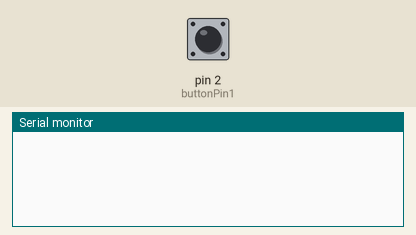
This sketch was run on a simulated Arduino Uno, built with avr-gcc and run on an emulated ATmega328P. On the bench: the last lines printed to the serial monitor. The test bench sets the inputs (shaded band); at power-on: pin 2 (buttonPin1) HIGH.

Above: at 1.2 s.
1.3 s: pin 2 (buttonPin1) pulled LOW for 0.15 s
At 2.7 s:
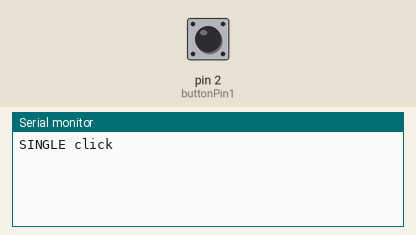
3.2 s: pin 2 (buttonPin1) pulled LOW for 1 s
At 4.2 s:
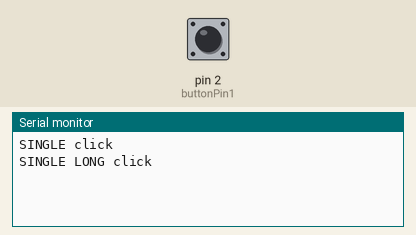
5.7 s: pin 2 (buttonPin1) pulsed LOW 2 times (0.12 s each, 0.3 s apart)
At 7.6 s:
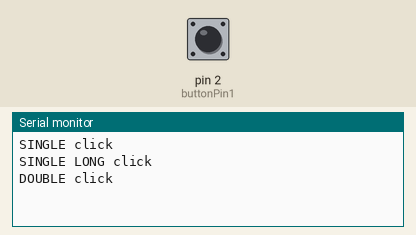

The sketch:

button_multi_click.ino
```cpp
// (licence header left out)
// -------- clickButton.h --------

#define CLICKBTN_PULLUP HIGH

class ClickButton
{
  public:
    ClickButton(uint8_t buttonPin);
    ClickButton(uint8_t buttonPin, boolean active);
    ClickButton(uint8_t buttonPin, boolean active, boolean internalPullup);
    void Update();
    int clicks;                   // button click counts to return
    boolean depressed;            // the currently debounced button (press) state (presumably it is not sad :)
    long debounceTime;
    long multiclickTime;
    long longClickTime;
  private:
    uint8_t _pin;                 // Arduino pin connected to the button
    boolean _activeHigh;          // Type of button: Active-low = 0 or active-high = 1
    boolean _btnState;            // Current appearant button state
    boolean _lastState;           // previous button reading
    int _clickCount;              // Number of button clicks within multiclickTime milliseconds
    long _lastBounceTime;         // the last time the button input pin was toggled, due to noise or a press
};

// -------- end clickButton.h --------


// -------- clickButton.cpp --------

ClickButton::ClickButton(uint8_t buttonPin)
{
  _pin           = buttonPin;
  _activeHigh    = LOW;           // Assume active-low button
  _btnState      = !_activeHigh;  // initial button state in active-high logic
  _lastState     = _btnState;
  _clickCount    = 0;
  clicks         = 0;
  depressed      = false;
  _lastBounceTime= 0;
  debounceTime   = 20;            // Debounce timer in ms
  multiclickTime = 250;           // Time limit for multi clicks
  longClickTime  = 1000;          // time until long clicks register
  pinMode(_pin, INPUT);
}


ClickButton::ClickButton(uint8_t buttonPin, boolean activeType)
{
  _pin           = buttonPin;
  _activeHigh    = activeType;
  _btnState      = !_activeHigh;  // initial button state in active-high logic
  _lastState     = _btnState;
  _clickCount    = 0;
  clicks         = 0;
  depressed      = 0;
  _lastBounceTime= 0;
  debounceTime   = 20;            // Debounce timer in ms
  multiclickTime = 250;           // Time limit for multi clicks
  longClickTime  = 1000;          // time until long clicks register
  pinMode(_pin, INPUT);
}

ClickButton::ClickButton(uint8_t buttonPin, boolean activeType, boolean internalPullup)
{
  _pin           = buttonPin;
  _activeHigh    = activeType;
  _btnState      = !_activeHigh;  // initial button state in active-high logic
  _lastState     = _btnState;
  _clickCount    = 0;
  clicks         = 0;
  depressed      = 0;
  _lastBounceTime= 0;
  debounceTime   = 20;            // Debounce timer in ms
  multiclickTime = 250;           // Time limit for multi clicks
  longClickTime  = 1000;          // time until "long" click register

  // Turn on internal pullup resistor if applicable
  if (_activeHigh == LOW && internalPullup == CLICKBTN_PULLUP)
    pinMode(_pin, INPUT_PULLUP);
  else
    pinMode(_pin, INPUT);
}


void ClickButton::Update()
{
  long now = (long)millis();      // get current time
  _btnState = digitalRead(_pin);  // current appearant button state

  // Make the button logic active-high in code
  if (!_activeHigh) _btnState = !_btnState;

  // If the switch changed, due to noise or a button press, reset the debounce timer
  if (_btnState != _lastState) _lastBounceTime = now;


  // debounce the button (Check if a stable, changed state has occured)
  if (now - _lastBounceTime > debounceTime && _btnState != depressed)
  {
    depressed = _btnState;
    if (depressed) _clickCount++;
  }

  // If the button released state is stable, report nr of clicks and start new cycle
  if (!depressed && (now - _lastBounceTime) > multiclickTime)
  {
    // positive count for released buttons
    clicks = _clickCount;
    _clickCount = 0;
  }

  // Check for "long click"
  if (depressed && (now - _lastBounceTime > longClickTime))
  {
    // negative count for long clicks
    clicks = 0 - _clickCount;
    _clickCount = 0;
  }

  _lastState = _btnState;
}

// -------- end clickButton.cpp --------


/* ClickButton library demo

  OUtput a message on Serial according to different clicks on one button.

  Short clicks:

    Single click -
    Double click -
    Triple click -

  Long clicks (hold button for one second or longer on last click):

    Single-click -
    Double-click -
    Triple-click -

  2010, 2013 raron

 GNU GPLv3 license
*/


// the Button
const int buttonPin1 = 2;
ClickButton button1(buttonPin1, LOW, CLICKBTN_PULLUP);

// Button results
int function = 0;


void setup()
{
  Serial.begin(115200);

  // Setup button timers (all in milliseconds / ms)
  // (These are default if not set, but changeable for convenience)
  button1.debounceTime   = 20;   // Debounce timer in ms
  button1.multiclickTime = 250;  // Time limit for multi clicks
  button1.longClickTime  = 500; // time until "held-down clicks" register
}


void loop()
{
  // Update button state
  button1.Update();

  // Save click codes in LEDfunction, as click codes are reset at next Update()
  if (button1.clicks != 0) function = button1.clicks;

  if(button1.clicks == 1) Serial.println("SINGLE click");

  if(function == 2) Serial.println("DOUBLE click");

  if(function == 3) Serial.println("TRIPLE click");

  if(function == -1) Serial.println("SINGLE LONG click");

  if(function == -2) Serial.println("DOUBLE LONG click");

  if(function == -3) Serial.println("TRIPLE LONG click");

  function = 0;
  //delay(5);

}
```

Measured:
- after the input at 1.3 s, the serial monitor: prints a new line after 0.40 s (image 1)
- after the input at 3.2 s, the serial monitor: prints a new line after 0.50 s (image 2)
- after the input at 5.7 s, the serial monitor: prints a new line after 0.67 s (image 3)
